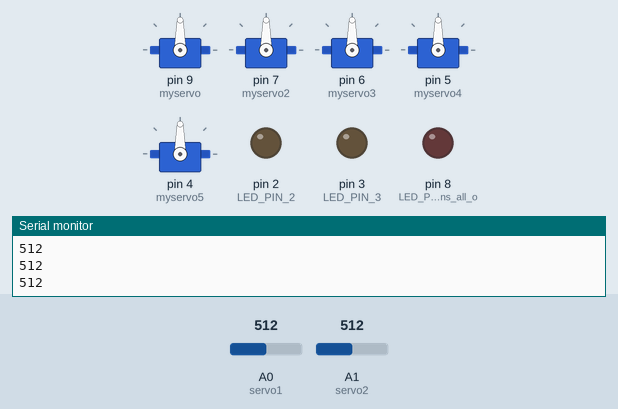
This sketch was run on a simulated Arduino Uno, built with avr-gcc and run on an emulated ATmega328P. On the bench: 5 × servo, output pins drawn as LEDs (lit = HIGH), the last lines printed to the serial monitor. The test bench sets the inputs (shaded band); at power-on: A0 (servo1) = 512, A1 (servo2) = 512. Pins used as bus, display or sensor lines are not drawn.

Above: at 1.2 s.
1.3 s: A0 (servo1) set to 716
At 1.7 s:
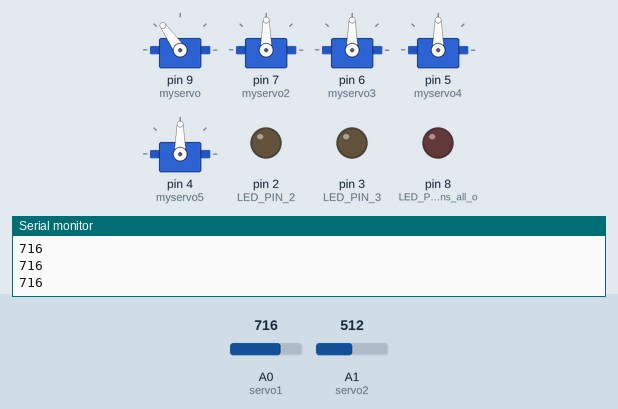
2.8 s: A0 (servo1) set to 900
At 3.9 s:
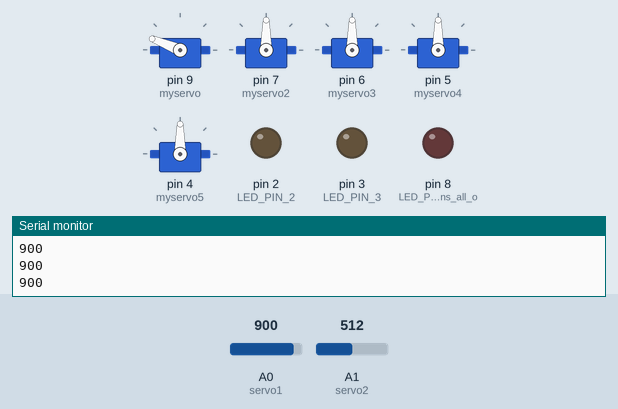
4.3 s: A0 (servo1) set to 960
At 5.4 s:
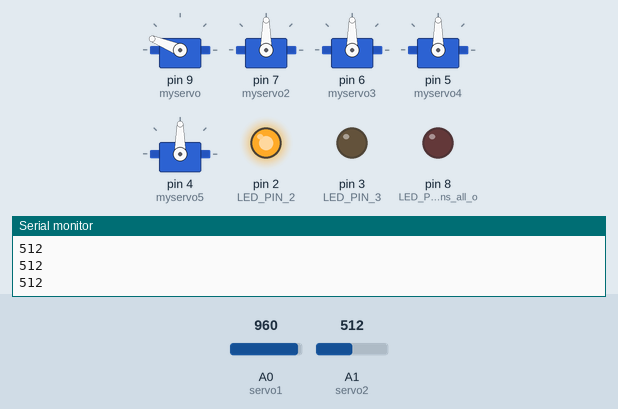
5.8 s: A1 (servo2) set to 306
At 6.3 s:
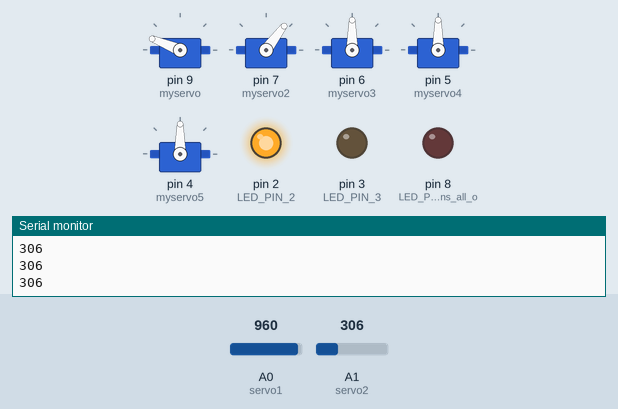
7.3 s: A1 (servo2) set to 122
At 8.5 s:
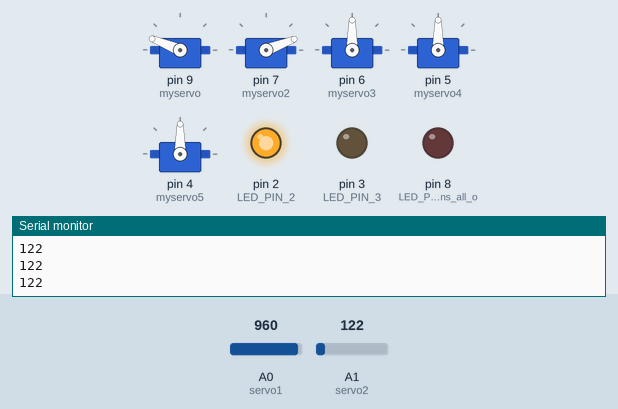
8.8 s: A1 (servo2) set to 0
At 9.8 s:
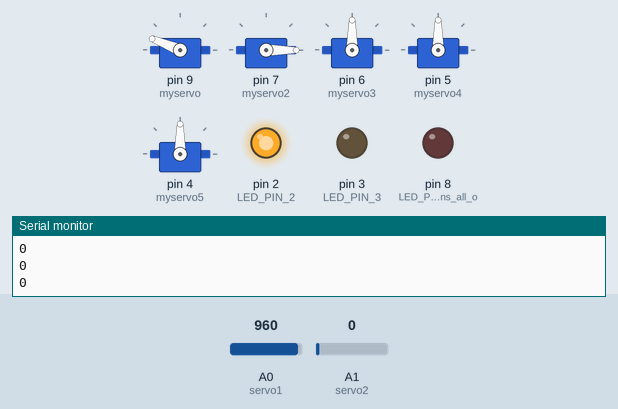
Timing chart, 0 to 11.3 s (numbered marks = the images above; inputs shaded):
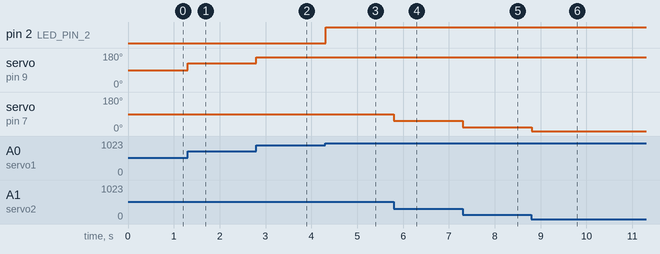

The sketch:

Robotic_arm.ino
```cpp
/*
 Controlling a servo position using a potentiometer (variable resistor)
 by Michal Rinott <http://people.interaction-ivrea.it/m.rinott>

 modified on 8 Nov 2013
 by Scott Fitzgerald
 http://www.arduino.cc/en/Tutorial/Knob
*/

#include <Servo.h>

Servo myservo;
Servo myservo2;
Servo myservo3;
Servo myservo4;
Servo myservo5;// create servo object to control a servo

int servo1 = 0; // Analog pin 0 From Potential meter
int servo2 = 1; // Analog pin 1 From Potential meter
int servo3 = 2; // Analog pin 2 From Potential meter
int servo4 = 3; // Analog pin 3 From Potential meter
int servo5 = 4; // Analog pin 0 From Potential meter

int val;

void setup() {
  myservo.attach(9); // attaches the servo on pin 9 to the servo object
   myservo2.attach(7); // attaches the servo on pin 7 to the servo object
    myservo3.attach(6); // attaches the servo on pin 6 to the servo object
     myservo4.attach(5); // attaches the servo on pin 5 to the servo object
      myservo5.attach(4);// attaches the servo on pin 4 to the servo object
  Serial.begin(9600);

    pinMode(1, OUTPUT); // LED PIN 1
      pinMode(2, OUTPUT);// LED PIN 2
        pinMode(3, OUTPUT);// LED PIN 3
          pinMode(4, OUTPUT);// LED PIN 4
            pinMode(5, OUTPUT);// LED PIN 5
              pinMode(8, OUTPUT);// LED PIN 8 Red Means all of the servo are off
}
int x[7];
int y;
void loop() {

   if(analogRead(0) < 950 ){
    First();
    digitalWrite(1, HIGH);
    digitalWrite(8, LOW);
   }
   else{
     if(analogRead(1) < 950 ){
    Second();
    digitalWrite(2, HIGH);
    digitalWrite(8, LOW);
   }
   else{
     if(analogRead(2) < 950 ){
    Third();
    digitalWrite(3, HIGH);
    digitalWrite(8, LOW);
   }
   else{
     if(analogRead(3) < 950 ){
    Forth();
    digitalWrite(4, HIGH);
    digitalWrite(8, LOW);
   }
   else{
     if(analogRead(4) < 950 ){
    Fifth();
    digitalWrite(5, HIGH);
    digitalWrite(8, LOW);
   }
   else{
      digitalWrite(8, HIGH);
    }
    }
    }
    }
    }
}

void First(){
   val = analogRead(servo1);
   Serial.println(val) ;
  // reads the value of the potentiometer (value between 0 and 1023)
  val = map(val, 0, 1023, 0, 180);     // scale it to use it with the servo (value between 0 and 180)
  myservo.write(val);                  // sets the servo position according to the scaled value
  delay(5);
}

void Second(){
   val = analogRead(servo2);
Serial.println(val) ;
  // reads the value of the potentiometer (value between 0 and 1023)
  val = map(val, 0, 1023, 0, 180);     // scale it to use it with the servo (value between 0 and 180)
  myservo2.write(val);                  // sets the servo position according to the scaled value
  delay(5);
}
void Third(){
   val = analogRead(servo3);
Serial.println(val) ;
  // reads the value of the potentiometer (value between 0 and 1023)
  val = map(val, 0, 1023, 0, 180);     // scale it to use it with the servo (value between 0 and 180)
  myservo3.write(val);                  // sets the servo position according to the scaled value
  delay(5);
}
void Forth(){
   val = analogRead(servo4);
Serial.println(val) ;
  // reads the value of the potentiometer (value between 0 and 1023)
  val = map(val, 0, 1023, 0, 180);     // scale it to use it with the servo (value between 0 and 180)
  myservo4.write(val);                  // sets the servo position according to the scaled value
  delay(5);
}
void Fifth(){
   val = analogRead(servo5);
Serial.println(val) ;
  // reads the value of the potentiometer (value between 0 and 1023)
  val = map(val, 0, 1023, 0, 180);     // scale it to use it with the servo (value between 0 and 180)
  myservo5.write(val);                  // sets the servo position according to the scaled value
  delay(5);
}
```

Measured:
- after the input at 1.3 s, servo on pin 9 (myservo): 90° → 125° at once
- after the input at 2.8 s, servo on pin 9 (myservo): 125° → 158° at once
- after the input at 4.3 s, pin 2 (LED_PIN_2): LOW → HIGH at once
- after the input at 5.8 s, servo on pin 7 (myservo2): 90° → 53° at once
- after the input at 7.3 s, servo on pin 7 (myservo2): 53° → 21° at once
- after the input at 8.8 s, servo on pin 7 (myservo2): 21° → 0° at once
